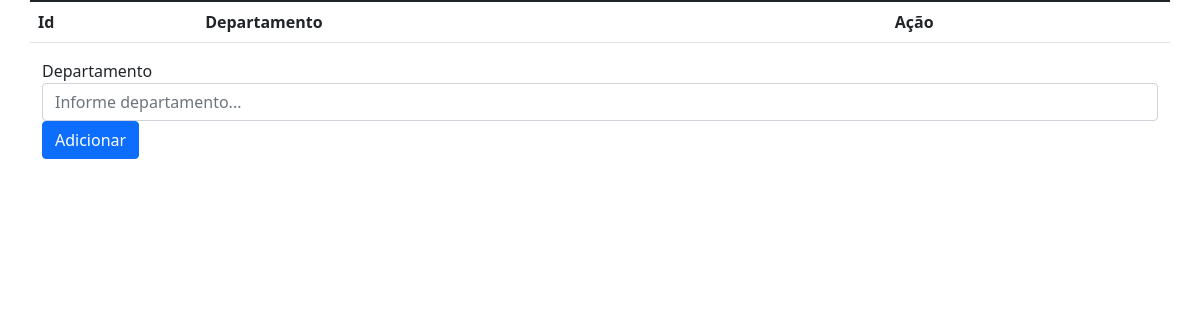
/aula01PHP/moduloCadastroDepart/index.php, run on an earlier commit of the app's database.
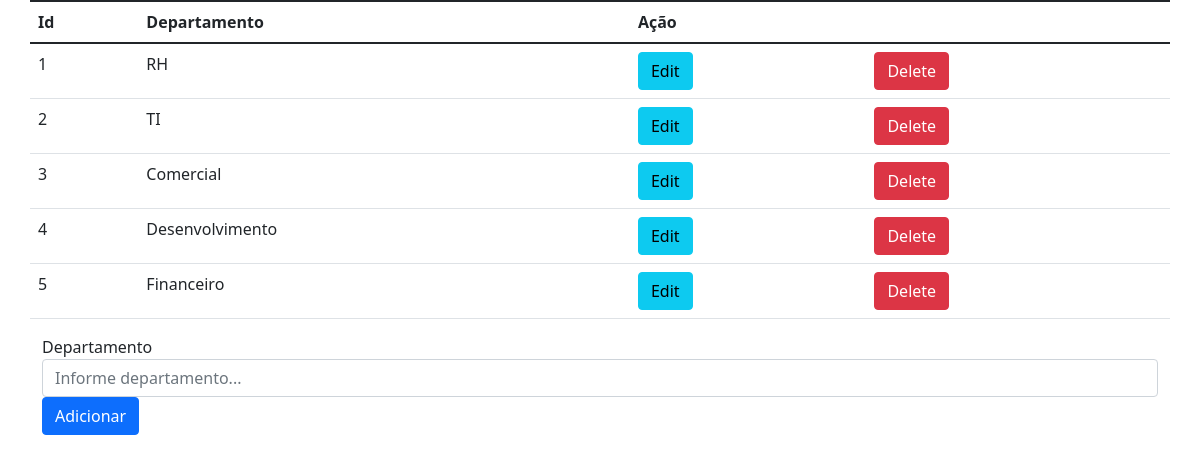
And on a later commit of the database.
### tables this page shows
create table department (id BIGINT not null AUTO_INCREMENT, name varchar(255), primary key (id));

### aula01PHP/moduloCadastroDepart/index.php (the view, shortened to what this page needs)
<!DOCTYPE html>
<html lang="pt-BR">
<head>
  <link rel='stylesheet' type="text/css" href='./assets/css/bootstrap.min.css' />
</head>
<body>
<?php require_once 'process.php'; ?>
  <div class="container">
    <div class="row justify-content-center">
      <table class="table">
        <tr>
          <thead>
            <th>Id</th>
            <th>Departamento</th>
            <th colspan="2">Ação</th>
          </thead>
        </tr>
      <?php
        $sqlStatment = $conn->query('select Id, Name as Departamento from vendas.department');
        while ($row = $sqlStatment->fetch(PDO::FETCH_ASSOC)) {
          $id = $row['Id'];
          $department = $row['Departamento']; ?>
          <tr>
            <td><?php echo $id; ?></td>
            <td><?php echo $department; ?></td>
            <td><a class="btn btn-info"   href="alterar.php?id=<?php echo $id; ?>">Edit</a></td>
            <td><a class="btn btn-danger" href="process.php?delete=<?php echo $id; ?>">Delete</a></td>
          </tr>
        <?php }; ?>
      </table>
    </div>
    <div class='row justify-content-center'>
      <form action='process.php' method='POST'>
        <div class='form-group'>
          <label for='department'>Departamento</label>
          <input class='form-control' maxlength="255" type='text'  name='department' id='department' placeholder='Informe departamento...'>
        </div>
        <div class='form-group'>
          <button text='submit' class='btn btn-primary' name='save'>Adicionar</button>
        </div>
      </form>
    </div>
  </div>
</body>
</html>

### aula01PHP/moduloCadastroDepart/index.php (style rules this page uses)
* { margin: 0; box-sizing: border-box; }

What changed in the data, as far as the page shows it:
added department: id "1", name "RH"
added department: id "2", name "TI"
added department: id "3", name "Comercial"
added department: id "4", name "Desenvolvimento"
added department: id "5", name "Financeiro"
